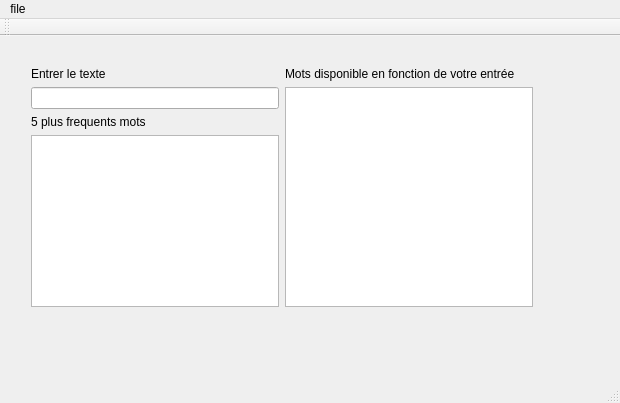
<?xml version="1.0" encoding="UTF-8"?>
<ui version="4.0">
 <class>MainWindow</class>
 <widget class="QMainWindow" name="MainWindow">
  <property name="geometry">
   <rect>
    <x>0</x>
    <y>0</y>
    <width>620</width>
    <height>403</height>
   </rect>
  </property>
  <property name="minimumSize">
   <size>
    <width>569</width>
    <height>347</height>
   </size>
  </property>
  <property name="maximumSize">
   <size>
    <width>620</width>
    <height>403</height>
   </size>
  </property>
  <property name="windowTitle">
   <string>MainWindow</string>
  </property>
  <widget class="QWidget" name="centralWidget">
   <widget class="QWidget" name="layoutWidget">
    <property name="geometry">
     <rect>
      <x>20</x>
      <y>20</y>
      <width>524</width>
      <height>262</height>
     </rect>
    </property>
    <layout class="QHBoxLayout" name="horizontalLayout">
     <item>
      <layout class="QVBoxLayout" name="verticalLayout">
       <item>
        <widget class="QLabel" name="label">
         <property name="text">
          <string>Entrer le texte</string>
         </property>
        </widget>
       </item>
       <item>
        <widget class="QLineEdit" name="lineEdit"/>
       </item>
       <item>
        <widget class="QLabel" name="label_2">
         <property name="text">
          <string>5 plus frequents mots</string>
         </property>
        </widget>
       </item>
       <item>
        <widget class="QListWidget" name="listWidget_2"/>
       </item>
      </layout>
     </item>
     <item>
      <layout class="QVBoxLayout" name="verticalLayout_2">
       <item>
        <widget class="QLabel" name="label_3">
         <property name="text">
          <string>Mots disponible en fonction de votre entrée</string>
         </property>
        </widget>
       </item>
       <item>
        <widget class="QListView" name="listView"/>
       </item>
      </layout>
     </item>
    </layout>
   </widget>
  </widget>
  <widget class="QMenuBar" name="menuBar">
   <property name="geometry">
    <rect>
     <x>0</x>
     <y>0</y>
     <width>620</width>
     <height>20</height>
    </rect>
   </property>
   <widget class="QMenu" name="menufile">
    <property name="title">
     <string>file</string>
    </property>
    <addaction name="actioncharger_lexique"/>
    <addaction name="actionParametres"/>
    <addaction name="actionFermer_fenetre"/>
   </widget>
   <addaction name="menufile"/>
  </widget>
  <widget class="QToolBar" name="mainToolBar">
   <attribute name="toolBarArea">
    <enum>TopToolBarArea</enum>
   </attribute>
   <attribute name="toolBarBreak">
    <bool>false</bool>
   </attribute>
  </widget>
  <widget class="QStatusBar" name="statusBar"/>
  <action name="actioncharger_lexique">
   <property name="text">
    <string>Charger lexique</string>
   </property>
   <property name="toolTip">
    <string>Charger lexique</string>
   </property>
  </action>
  <action name="actionFermer_fenetre">
   <property name="text">
    <string>Fermer fenetre</string>
   </property>
  </action>
  <action name="actionParametres">
   <property name="text">
    <string>Parametres</string>
   </property>
  </action>
 </widget>
 <layoutdefault spacing="6" margin="11"/>
 <resources/>
 <connections/>
</ui>
